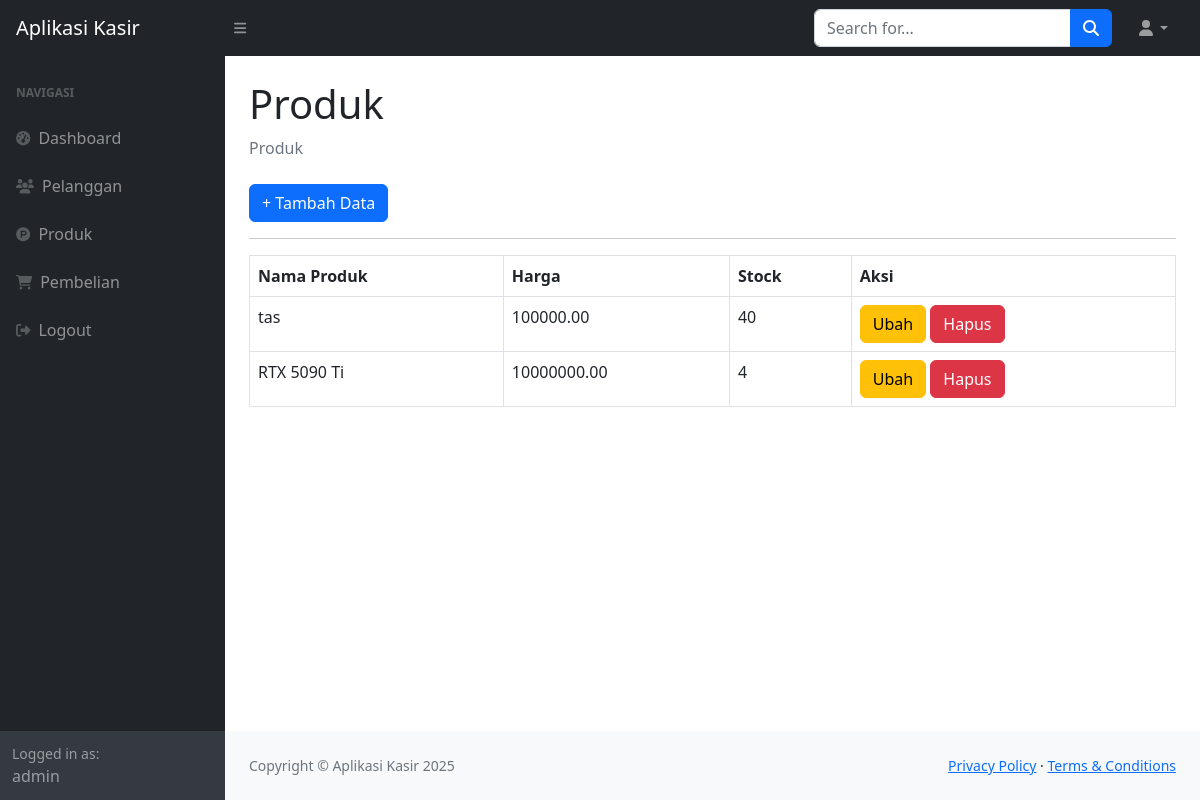
The app's page /index.php?page=produk (signed in) with its own data.
### tables this page shows
CREATE TABLE `produk` (
  `id_produk` int(11) NOT NULL,
  `nama_produk` varchar(255) DEFAULT NULL,
  `harga` decimal(10,2) DEFAULT NULL,
  `stock` int(11) DEFAULT NULL
);

### produk.php (the view)
<div class="container-fluid px-4">
                        <h1 class="mt-4">Produk</h1>
                        <ol class="breadcrumb mb-4">
                            <li class="breadcrumb-item active">Produk</li>
                        </ol>
                        <a href="?page=produk_tambah" class="btn btn-primary">+ Tambah Data</a>
                        <hr>
                        <table class="table table-bordered">
                            <tr>
                                <th>Nama Produk</th>
                                <th>Harga</th>
                                <th>Stock</th>
                                <th>Aksi</th>
                            </tr>
                            <?php
                                $query = mysqli_query($koneksi, "SELECT*FROM produk");
                                while($data = mysqli_fetch_array($query)){
                                   ?>
                                   <tr>
                                        <td><?php echo $data['nama_produk']; ?></td>
                                        <td><?php echo $data['harga']; ?></td>
                                        <td><?php echo $data['stock']; ?></td>
                                        <td>
                                            <a href="?page=produk_ubah&&id=<?php echo $data['id_produk']; ?>" class="btn btn-warning">Ubah</a>
                                            <a href="?page=produk_hapus&&id=<?php echo $data['id_produk']; ?>" class="btn btn-danger">Hapus</a>
                                        </td>
                                    </tr>
                                    <?php
                                }
                            ?>
                        </table>
                    </div>

### records on screen
produk: nama_produk "tas", harga "100000.00", stock "40"
produk: nama_produk "RTX 5090 Ti", harga "10000000.00", stock "4"

### other values on screen
$_SESSION['user']['nama'] "admin"
